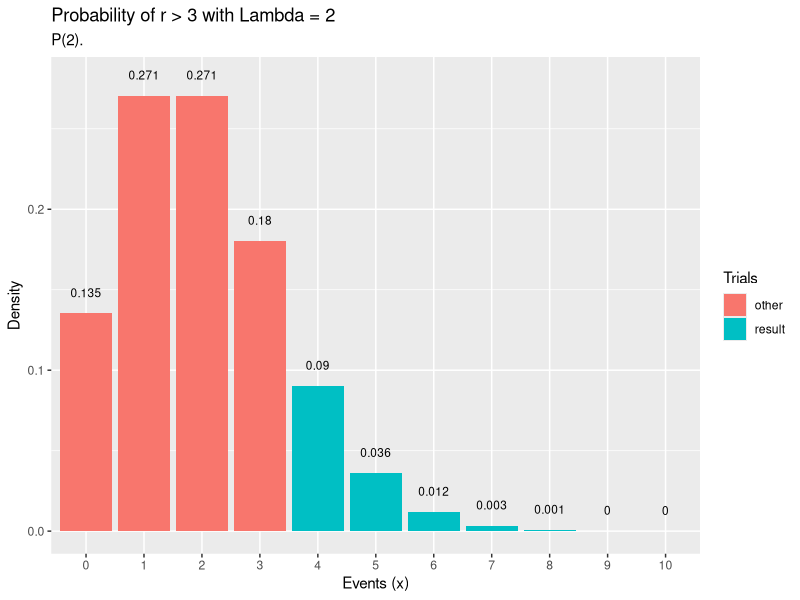

Write R code to recreate this figure. (Note: this script raises an error after producing the figure.)
ipak <- function(pkg){
  new.pkg <- pkg[!(pkg %in% installed.packages()[, "Package"])]
  if (length(new.pkg)) 
    install.packages(new.pkg, dependencies = TRUE)
  sapply(pkg, require, character.only = TRUE)
}

packages <- c("dplyr", "ggplot2")
ipak(packages)

## cantidad de buques que llegan cada día a cierta refinería tiene una distribución de Poisson con parámetro 
## lambda = 2. Las actuales instalaciones portuarias pueden despachar tres buques al día. Si llegan más de tres 
## buques en un día, los que están en exceso deben enviarse a otro puerto.

# a) probabilidad de tener que enviar buques a otro puerto P(X > 3)
lambda <- 2
x <- 3
result <- ppois(x, lambda, lower.tail = FALSE)

events <- 0:10
df <- data.frame(events, density = dpois(x = events, lambda)) %>%
  mutate(Trials = ifelse((events > x), "result", "other")) 
ggplot(df, aes(x = factor(events), y = dpois(x = events, lambda), fill = Trials)) +
  geom_col() +
  geom_text(
    aes(label = round(density,3), y = density + 0.01),
    position = position_dodge(0.9),
    size = 3,
    vjust = 0
  ) +
  labs(title = "Probability of r > 3 with Lambda = 2",
       subtitle = "P(2).",
       x = "Events (x)",
       y = "Density")

# b) cantidad esperada de buques atendidos diariamente E(X)

E <- lambda 

# c) cantidad esperada de buques enviados diariamente a otro puerto E(X > 3)

???
  
# d) T: tiempo transcurrido hasta la llegada de un buque (a partir de la llegada anterior)

# d2) probabilidad de que transcurran entre 1 y 2 días hasta la llegada del próximo buque P(1 <= X <= 2)

rate <- 2
x1 <- 1
x2 <- 2
result <- pexp(x2, rate) - pexp(x1, rate) 

data.frame(x = 0:500 / 100, prob = pexp(q = 0:500 / 100, rate = rate, lower.tail = TRUE)) %>%
  mutate(Interval = ifelse(x >= 1 & x <= 2 , "1 <= X <= 2", "other")) %>%
  ggplot(aes(x = x, y = prob, fill = Interval)) +
  geom_area(alpha = 0.3) +
  labs(title = "Cumulative Probability of Interval X until First Success",
       subtitle = "X ~ Exponential(6)",
       x = "Interval (x)",
       y = "Cum Probability") 

